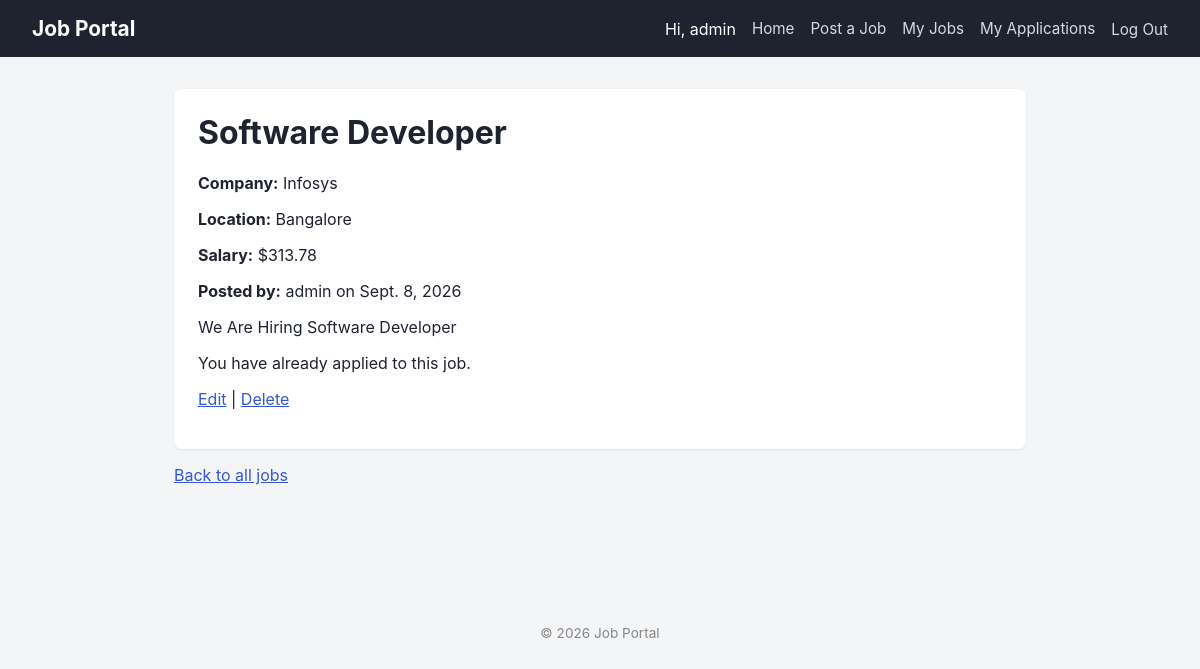
Page /jobs/1/ (signed in) on the committed database.
### accounts/models.py (models this page shows)
class CustomUser(AbstractUser):
    ROLE_CHOICES = [
        ('employer', 'Employer'),
        ('seeker', 'Job Seeker'),
    ]
    role = models.CharField(max_length=20, choices=ROLE_CHOICES, default='seeker')
    def __str__(self):
        return self.username

### jobs/models.py (models this page shows, shortened)
class Job(models.Model):
    title = models.CharField(max_length=200)
    company_name = models.CharField(max_length=200)
    description = models.TextField()
    location = models.CharField(max_length=100)
    salary = models.DecimalField(max_digits=10, decimal_places=2)
    posted_by = models.ForeignKey(settings.AUTH_USER_MODEL, on_delete=models.CASCADE)
    date_posted = models.DateField(auto_now_add=True)
    class Meta:
        ordering = ['-date_posted']

### jobs/views.py (the view)
# urls.py: path('jobs/<int:pk>/', views.JobDetailView.as_view(), name='job-detail'),
class JobDetailView(DetailView):
    model = Job
    template_name = 'job_detail.html'
    def get_context_data(self, **kwargs):
        context = super().get_context_data(**kwargs)
        if self.request.user.is_authenticated:
            context['already_applied'] = Application.objects.filter(
                job=self.object, applicant=self.request.user
            ).exists()
        return context

### jobs/templates/job_detail.html (shortened to what this page needs)
{% extends "base.html" %}
{% block content %}
<div class="card">
    <h1>{{ job.title }}</h1>
    <p><strong>Company:</strong> {{ job.company_name }}</p>
    <p><strong>Location:</strong> {{ job.location }}</p>
    <p><strong>Salary:</strong> ${{ job.salary }}</p>
    <p><strong>Posted by:</strong> {{ job.posted_by }} on {{ job.date_posted }}</p>
    <p>{{ job.description }}</p>
    {% if user.is_authenticated %}
        {% if already_applied %}
            <p>You have already applied to this job.</p>
        {% else %}
            <form method="post" action="{% url 'apply-to-job' job.pk %}">
                {% csrf_token %}
                <button type="submit">Apply</button>
            </form>
        {% endif %}
        {% if user == job.posted_by %}
            <p>
                <a href="{% url 'job-update' job.pk %}">Edit</a> |
                <a href="{% url 'job-delete' job.pk %}">Delete</a>
            </p>
        {% endif %}
    {% else %}
        <p><a href="{% url 'login' %}">Log in</a> to apply.</p>
    {% endif %}
</div>
<p><a href="{% url 'job-list' %}">Back to all jobs</a></p>
{% endblock %}

### templates/base.html (shortened to what this page needs)
<!DOCTYPE html>
<html lang="en">
<head>
</head>
<body>
    <header>
        <a class="brand" href="{% url 'job-list' %}">Job Portal</a>
        <nav>
            <span>Hi, {{ user.username }}</span>
            <a href="{% url 'job-list' %}">Home</a>
            {% if user.is_authenticated %}
                <a href="{% url 'job-create' %}">Post a Job</a>
                <a href="{% url 'my-jobs' %}">My Jobs</a>
                <a href="{% url 'my-applications' %}">My Applications</a>
                <form method="post" action="{% url 'logout' %}">
                    <button type="submit" class="linklike">Log Out</button>
                </form>
            {% else %}
                <a href="{% url 'login' %}">Log In</a>
                <a href="{% url 'signup' %}">Sign Up</a>
            {% endif %}
        </nav>
    </header>
    <main>
        {% block content %}{% endblock %}
    </main>
    <footer>
        &copy; {% now "Y" %} Job Portal
    </footer>
</body>
</html>

### templates/base.html (style rules this page uses)
* { box-sizing: border-box; }
body { margin: 0; font-family: -apple-system, "Segoe UI", Roboto, Arial, sans-serif; background: #f4f5f7; color: #1f2330; }
header { background: #1f2330; color: #fff; padding: 1rem 2rem; display: flex; align-items: center; justify-content: space-between; flex-wrap: wrap; }
header a.brand { color: #fff; font-size: 1.3rem; font-weight: 700; text-decoration: none; }
nav { display: flex; gap: 1rem; align-items: center; flex-wrap: wrap; }
nav a { color: #d8dae0; text-decoration: none; font-size: 0.95rem; }
nav form { display: inline; margin: 0; }
nav button.linklike { background: none; border: none; color: #d8dae0; font-size: 0.95rem; cursor: pointer; padding: 0; font-family: inherit; }
main { max-width: 900px; margin: 2rem auto; padding: 0 1.5rem; min-height: 60vh; }
.card { background: #fff; border-radius: 8px; padding: 1.5rem; box-shadow: 0 1px 3px rgba(0,0,0,0.08); margin-bottom: 1rem; }
h1 { margin-top: 0; }
a { color: #3457d5; }
button, input[type="submit"] { background: #3457d5; color: #fff; border: none; padding: 0.55rem 1.1rem; border-radius: 6px; cursor: pointer; font-size: 0.95rem; }
footer { text-align: center; padding: 1.5rem; color: #888; font-size: 0.85rem; }

### rows in the picture
CustomUser: username "admin"
Job: title "Software Developer", company_name "Infosys", location "Bangalore", salary "313.78", posted_by "admin", date_posted "Sept. 8, 2026", description "We Are Hiring Software Developer"
